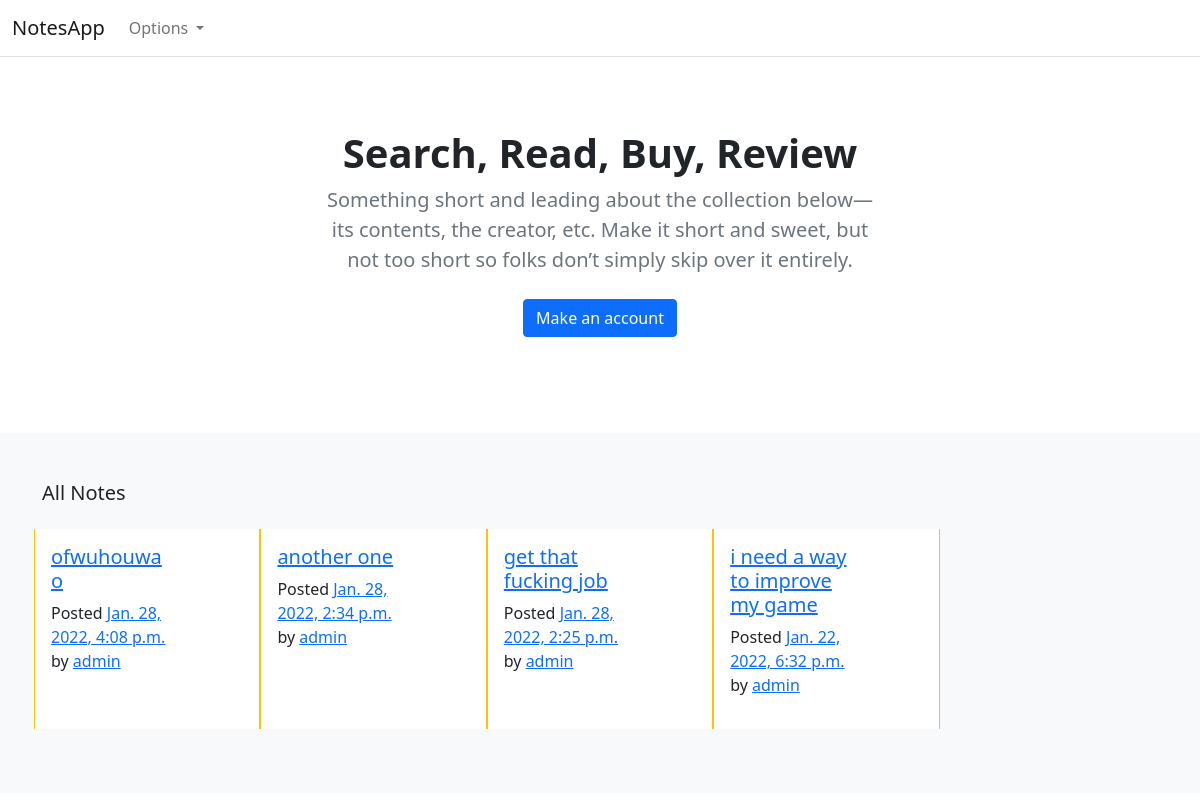
The page / on the database its author committed.
### notes/models.py (models this page shows, shortened)
class Note(models.Model):
    title = models.CharField(max_length=100, default="")
    body = models.TextField(null=True, blank=True)
    author = models.CharField(max_length=255, default='admin')
    created_date = models.DateTimeField(auto_now_add=True)
    updated_date = models.DateTimeField(auto_now=True)
    class Meta:
        verbose_name_plural = 'Notes'
        ordering = ('-created_date',)

### notes/views.py (the view)
# urls.py: path('', all_notes, name='all_notes'),
def all_notes(request):
    notes = Note.objects.all()
    return render(request, 'notes/home.html', {'notes': notes})

### notes/templates/notes/home.html (shortened to what this page needs)
{% extends "./base.html" %}
{% load static %}
{% block content %}
<main>
  <section class="py-5 text-center container">
    <div class="row py-lg-4">
      <div class="col-lg-6 col-md-8 mx-auto">
        <h1 class="h1 fw-bold">Search, Read, Buy, Review</h1>
        <p class="lead text-muted">Something short and leading about the collection below—its contents, the creator,
          etc. Make it short and sweet, but not too short so folks don’t simply skip over it entirely.</p>
        <p>
          <a href="#" class="btn btn-primary my-2">Make an account</a>
        </p>
      </div>
    </div>
  </section>
    <div class="album py-5 bg-light">
    <div class="container">
      <div class="pb-3 h5">All Notes</div>
      <div class="row row-cols-1 row-cols-sm-2 row-cols-md-5 g-3">
        {% for note in notes %}
        <div class="card row-hover pos-relative py-3 px-3 mb-3 border-warning border-top-0 border-right-0 border-bottom-0 rounded-0">
            <div class="row align-items-center">
              <div class="col-md-8 mb-3 mb-sm-0">
                <h5>
                  <a href="#" class="text-primary">{{note.title}}</a>
                </h5>
                <p class="text-sm"><span class="op-6">Posted</span> <a class="text-black" href="#">{{note.created_date}}</a> <span class="op-6"> by</span> <a class="text-black" href="{{ note.get_absolute_url }}">{{note.author}}</a></p>
              </div>
            </div>
        </div>
        {% endfor %}
      </div>
    </div>
  </div>
</main>
{% endblock %}

### notes/templates/notes/base.html (shortened to what this page needs)
{% load static %}
<!DOCTYPE html>
<html>
<head>
    <link href="https://cdn.jsdelivr.net/npm/bootstrap@5.0.0-beta1/dist/css/bootstrap.min.css" rel="stylesheet"
>
    <link href="https://code.ionicframework.com/ionicons/2.0.1/css/ionicons.min.css" rel="stylesheet">
<body>
    <header>
            <nav class="navbar navbar-expand-md navbar-light bg-white border-bottom">
                <div class="container-fluid">
                    <a class="navbar-brand" href="/">NotesApp</a>
                    <div class="collapse navbar-collapse" id="navbarCollapse">
                        <ul class="navbar-nav me-auto mb-2 mb-md-0">
                            <li class="nav-item dropdown">
                                <a class="nav-link dropdown-toggle" href="#" id="navbarDropdown" role="button"
                                    data-bs-toggle="dropdown" aria-expanded="false">
                                    Options
                                </a>
                            </li>
                        </ul>
                    </div>
                </div>
            </nav>
    </header>
    <div id="content">{% block content %} {% endblock %}</div>
</body>
</html>

### rows shown on the page
Note: title "ofwuhouwao", created_date "Jan. 28, 2022, 4:08 p.m.", author "admin"
Note: title "another one", created_date "Jan. 28, 2022, 2:34 p.m.", author "admin"
Note: title "get that fucking job", created_date "Jan. 28, 2022, 2:25 p.m.", author "admin"
Note: title "i need a way to improve my game", created_date "Jan. 22, 2022, 6:32 p.m.", author "admin"
